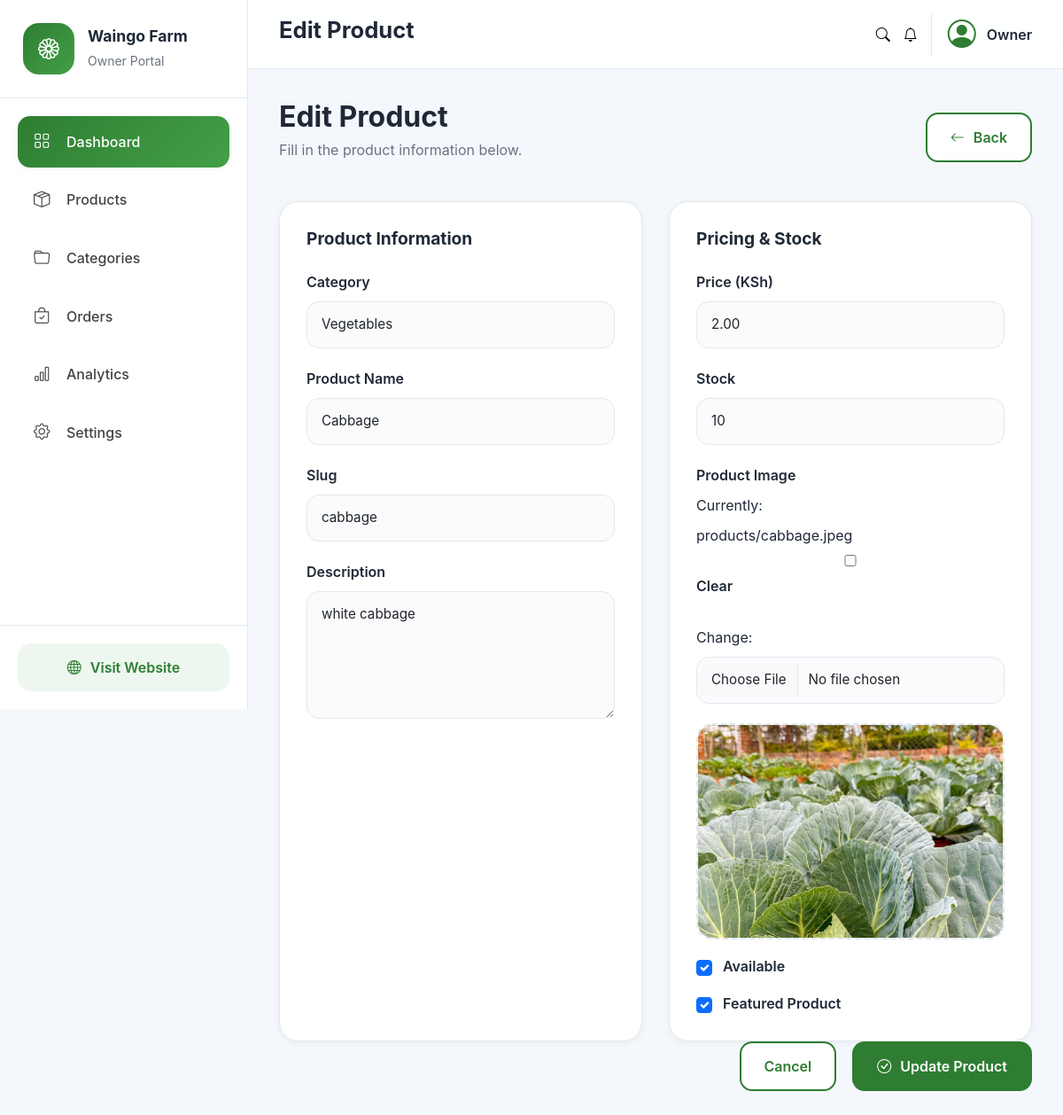
Screenshot of /owner/products/4/edit/ (signed in) with the database file from the repository.
### Farm/models.py (models this page shows, shortened)
class Product(models.Model):
    category = models.ForeignKey(
        Category,
        on_delete=models.CASCADE,
        related_name="products"
    )
    name = models.CharField(
        max_length=200
    )
    slug = models.SlugField(
        unique=True
    )
    description = models.TextField(
        blank=True
    )
    price = models.DecimalField(
        max_digits=10,
        decimal_places=2
    )
    image = models.ImageField(
        upload_to="products/",
        blank=True,
        null=True
    )
    stock = models.PositiveIntegerField(
        default=0
    )
    is_available = models.BooleanField(
        default=True
    )
    is_featured = models.BooleanField(
        default=False
    )
    created_at = models.DateTimeField(
        auto_now_add=True
    )
    updated_at = models.DateTimeField(
        auto_now=True
    )
    class Meta:
        ordering = ["-created_at"]

### Farm/owner/views.py (the view)
class ProductUpdateView(
    LoginRequiredMixin,
    SuccessMessageMixin,
    UpdateView,
):
    model = Product
    form_class = ProductForm
    template_name = "owner/products/product_form.html"
    success_url = reverse_lazy("owner:products")
    success_message = "Product updated successfully."

### Farm/context_processors.py (called while the page is built, shortened)
def cart_context(request):
    cart = request.session.get(
        "cart",
        {}
    )
    cart_count = 0
    cart_total = Decimal("0.00")
    return {
        "cart_count": cart_count,
        "cart_total": cart_total,
    }

def categories_processor(request):
    categories = Category.objects.all()
    return {
        "categories": categories,
    }

### Farm/models.py (called while the page is built)
    def __str__(self):
        return self.name

### templates/owner/products/product_form.html (shortened to what this page needs)
{% extends "owner/base_owner.html" %}
{% load static %}
{% block page_title %}
  {% if form.instance.pk %}Edit Product{% else %}Add New Product{% endif %}
{% endblock %}
{% block extra_css %}
<link rel="stylesheet" href="{% static 'css/owner/products.css' %}" />
{% endblock %}
{% block content %}
<div class="product-form-page">
  <div class="form-header">
    <div>
      <h2>
        {% if form.instance.pk %}Edit Product{% else %}Add New Product{% endif %}
      </h2>
      <p>Fill in the product information below.</p>
    </div>
    <a href="{% url 'owner:products' %}" class="btn-owner-outline">
      <i class="bi bi-arrow-left"></i>
      Back
    </a>
  </div>
  <form method="POST" enctype="multipart/form-data">
    <div class="form-grid">
      <div class="form-card">
        <h3>Product Information</h3>
        <div class="form-group">
          <label for="{{ form.category.id_for_label }}">Category</label>
          {{ form.category }} {{ form.category.errors }}
        </div>
        <div class="form-group">
          <label for="{{ form.name.id_for_label }}">Product Name</label>
          {{ form.name }} {{ form.name.errors }}
        </div>
        <div class="form-group">
          <label for="{{ form.slug.id_for_label }}">Slug</label>
          {{ form.slug }} {{ form.slug.errors }}
        </div>
        <div class="form-group">
          <label for="{{ form.description.id_for_label }}">Description</label>
          {{ form.description }} {{ form.description.errors }}
        </div>
      </div>
      <div class="form-card">
        <h3>Pricing & Stock</h3>
        <div class="form-group">
          <label for="{{ form.price.id_for_label }}">Price (KSh)</label>
          {{ form.price }} {{ form.price.errors }}
        </div>
        <div class="form-group">
          <label for="{{ form.stock.id_for_label }}">Stock</label>
          {{ form.stock }} {{ form.stock.errors }}
        </div>
        <div class="form-group">
          <label for="{{ form.image.id_for_label }}">Product Image</label>
          {{ form.image }} {{ form.image.errors }}
        </div>
        <div class="image-preview">
          {% if form.instance.image %}
            <img id="preview-image" src="{{ form.instance.image.url }}" alt="{{ form.instance.name }}" />
          {% else %}
            <img id="preview-image" src="" alt="Image preview" style="display: none" />
          {% endif %}
        </div>
        <div class="checkbox-group">
          <label>{{ form.is_available }} Available</label>
        </div>
        <div class="checkbox-group">
          <label>{{ form.is_featured }} Featured Product</label>
        </div>
      </div>
    </div>
    <div class="form-actions">
      <a href="{% url 'owner:products' %}" class="btn-owner-outline">Cancel</a>
      <button type="submit" class="btn-owner">
        <i class="bi bi-check-circle"></i>
        {% if form.instance.pk %}Update Product{% else %}Save Product{% endif %}
      </button>
    </div>
  </form>
</div>
{% endblock %}

### static/css/owner/owner.css (style rules this page uses)
:root { --primary:#2E7D32; --primary-light:#43A047; --primary-dark:#1B5E20; --secondary:#F4B400; --success:#4CAF50; --warning:#FB8C00; --danger:#E53935; --info:#1E88E5; --bg:#F4F7FB; --card:#FFFFFF; --card-2:#FAFBFC; --border:#E4E7EC; --text:#1F2937; --muted:#6B7280; --shadow-sm:0 2px 8px rgba(0,0,0,.05); --shadow:0 12px 35px rgba(0,0,0,.08); --shadow-lg:0 18px 45px rgba(0,0,0,.12); --radius:18px; --sidebar-width:280px; --sidebar-mini:82px; --topbar-height:78px; --transition:.30s ease; }
* { margin:0; padding:0; box-sizing:border-box; }
html { scroll-behavior:smooth; }
body { font-family: Inter, "Segoe UI", sans-serif; background:var(--bg); color:var(--text); overflow-x:hidden; }
img { display:block; max-width:100%; }
button { border:none; outline:none; cursor:pointer; background:none; font-family:inherit; }
input, textarea, select { font-family:inherit; outline:none; }
a { color:inherit; text-decoration:none; }
.btn-owner { display:inline-flex; align-items:center; gap:10px; padding:12px 20px; border-radius:14px; background:var(--primary); color:#fff; transition:.3s; font-weight:600; }

### static/css/owner/products.css (style rules this page uses)
.btn-owner { transition:.3s; }
.product-form-page { display:flex; flex-direction:column; gap:30px; }
.form-header { display:flex; justify-content:space-between; align-items:center; gap:20px; }
.form-header h2 { font-size:2rem; font-weight:700; margin-bottom:6px; }
.form-header p { color:var(--muted); }
.form-grid { display:grid; grid-template-columns:1fr 1fr; gap:30px; }
.form-card { background:#fff; border-radius:22px; padding:30px; border:1px solid var(--border); box-shadow:var(--shadow-sm); }
.form-card h3 { margin-bottom:25px; font-size:1.2rem; font-weight:700; }
.form-group { display:flex; flex-direction:column; gap:10px; margin-bottom:22px; }
.form-group label { font-weight:600; color:var(--text); }
.form-control { width:100%; padding:14px 16px; border:1px solid var(--border); border-radius:14px; background:#FAFBFC; transition:.3s; font-size:.95rem; }
textarea.form-control { resize:vertical; min-height:140px; }
.checkbox-group { margin-top:18px; }
.checkbox-group label { display:flex; align-items:center; gap:12px; cursor:pointer; font-weight:600; }
.form-check-input { width:18px; height:18px; }
.image-preview { margin-top:15px; border:2px dashed var(--border); border-radius:18px; min-height:240px; display:flex; justify-content:center; align-items:center; overflow:hidden; background:#FAFBFC; }
.image-preview img { width:100%; height:240px; object-fit:cover; }
.form-actions { display:flex; justify-content:flex-end; gap:18px; }
.btn-owner-outline { display:inline-flex; align-items:center; justify-content:center; gap:10px; padding:14px 26px; border:2px solid var(--primary); border-radius:14px; color:var(--primary); background:#fff; transition:.3s; font-weight:600; }
.btn-owner { display:inline-flex; align-items:center; justify-content:center; gap:10px; padding:14px 28px; border:none; border-radius:14px; background:var(--primary); color:#fff; cursor:pointer; transition:.3s; font-weight:600; }

### rows the page displays
Product: category "Vegetables", name "Cabbage", slug "cabbage", description "white cabbage", price "2.00", stock "10", instance.image (picture), is_available "☑", is_featured "☑"
